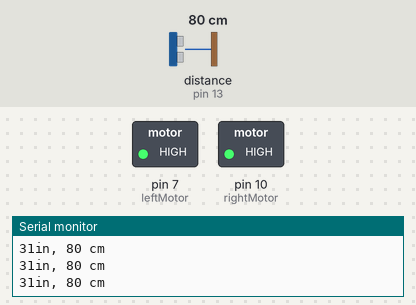
This sketch was run on a simulated Arduino Uno, built with avr-gcc and run on an emulated ATmega328P. Shown: switched loads named in the sketch (green lamp = pin HIGH), the last lines printed to the serial monitor. Wiring (inferred from the names in the program): ultrasonic range finder: trigger pin 12; echo pin 13. The test bench sets the inputs (shaded band); at power-on: distance to the obstacle (sensor on pin 13) 80 cm. The echo pulse lasts 58.3 µs per cm; pins used as bus, display or sensor lines are not drawn.

Above: at 10.4 s.
10.5 s: distance to the obstacle (sensor on pin 13) set to 2 cm
At 12.5 s:
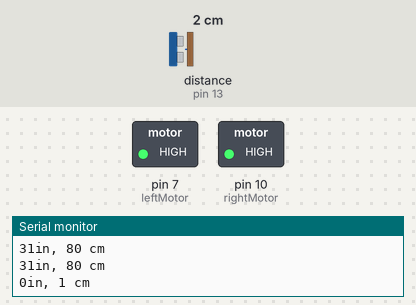
14.4 s: distance to the obstacle (sensor on pin 13) set to 18 cm
At 16.8 s:
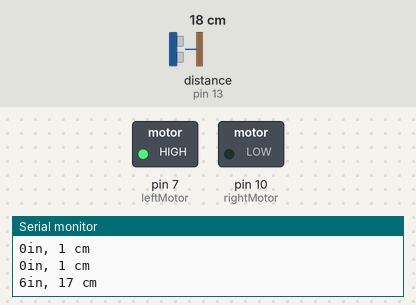
Timing chart, 0 to 27.5 s (numbered marks = the images above; inputs shaded):
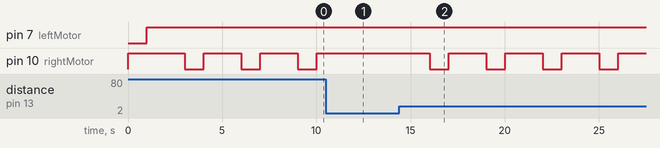

The sketch:

testsketch.ino
```cpp
#include <NewPing.h>


int vcc = 11; //attach pin 2 to vcc
int trig = 12; // attach pin 3 to Trig
int echo = 13; //attach pin 4 to Echo
//int gnd = 13; //attach pin 5 to GND

int rightMotor = 10;
int leftMotor = 7;

bool last_is_left = false;

long dist = (long) 15;

NewPing sonar(trig, echo, 15);


void setup() {
  Serial.begin(9600);

  pinMode(rightMotor, OUTPUT);
  pinMode(leftMotor, OUTPUT);

  pinMode (vcc, OUTPUT);
  // pinMode (gnd, OUTPUT);


}

void loop()
{
  digitalWrite(vcc, HIGH);
  // establish variables for duration of the ping,
  // and the distance result in inches and centimeters:
  long duration, inches, cm;

  // The PING))) is triggered by a HIGH pulse of 2 or more microseconds.
  // Give a short LOW pulse beforehand to ensure a clean HIGH pulse:
  pinMode(trig, OUTPUT);
  digitalWrite(trig, LOW);
  delayMicroseconds(2);
  digitalWrite(trig, HIGH);
  delayMicroseconds(5);
  digitalWrite(trig, LOW);

  // The same pin is used to read the signal from the PING))): a HIGH
  // pulse whose duration is the time (in microseconds) from the sending
  // of the ping to the reception of its echo off of an object.
  pinMode(echo, INPUT);
  duration = pulseIn(echo, HIGH);

  // convert the time into a distance
  inches = microsecondsToInches(duration);
  cm = microsecondsToCentimeters(duration);

  Serial.print(inches);
  Serial.print("in, ");
  Serial.print(cm);
  Serial.print(" cm");
  Serial.println();

  if (cm >= 15.0 && last_is_left)
    turnRight(1000);
  else if (cm >= 15.0 && !last_is_left) {
    turnLeft(1000);
    last_is_left = true;
  }
  moveStraight(2000);

}// loop end


void turnLeft(long duration) {
  digitalWrite(rightMotor, LOW);
  digitalWrite(leftMotor, LOW);
  move_(rightMotor, duration);
}
void turnRight(long duration) {
  digitalWrite(leftMotor, LOW);
  digitalWrite(rightMotor, LOW);
  move_(leftMotor, duration);
}
void moveStraight(long duration) {
  digitalWrite(rightMotor, HIGH);
  digitalWrite(leftMotor, HIGH);
  delay(duration);
  digitalWrite(rightMotor, LOW);
  digitalWrite(leftMotor, LOW);
}


// internal helper
void move_(int motor, long duration) {
  digitalWrite(motor, HIGH);
  delay(duration);
  digitalWrite(motor, LOW);
}


long microsecondsToInches(long microseconds)
{
  // According to Parallax's datasheet for the PING))), there are
  // 73.746 microseconds per inch (i.e. sound travels at 1130 feet per
  // second). This gives the distance travelled by the ping, outbound
  // and return, so we divide by 2 to get the distance of the obstacle.
  // See: http://www.parallax.com/dl/docs/prod/acc/28015-PI...
  return microseconds / 74 / 2;
}


long microsecondsToCentimeters(long microseconds)
{
  // The speed of sound is 340 m/s or 29 microseconds per centimeter.
  // The ping travels out and back, so to find the distance of the
  // object we take half of the distance travelled.
  return microseconds / 29 / 2;
}
```

Measured:
- after the input at 10.5 s, pin 10 (rightMotor): stays HIGH (without the input it goes to LOW after 1.5 s)
- after the input at 14.4 s, pin 10 (rightMotor): alternates HIGH for 2.0 s and LOW for 1.0 s, starting after 1.6 s
- by itself, pin 10 (rightMotor): repeats every 3.0 s: LOW 1.0 s, HIGH 2.0 s
